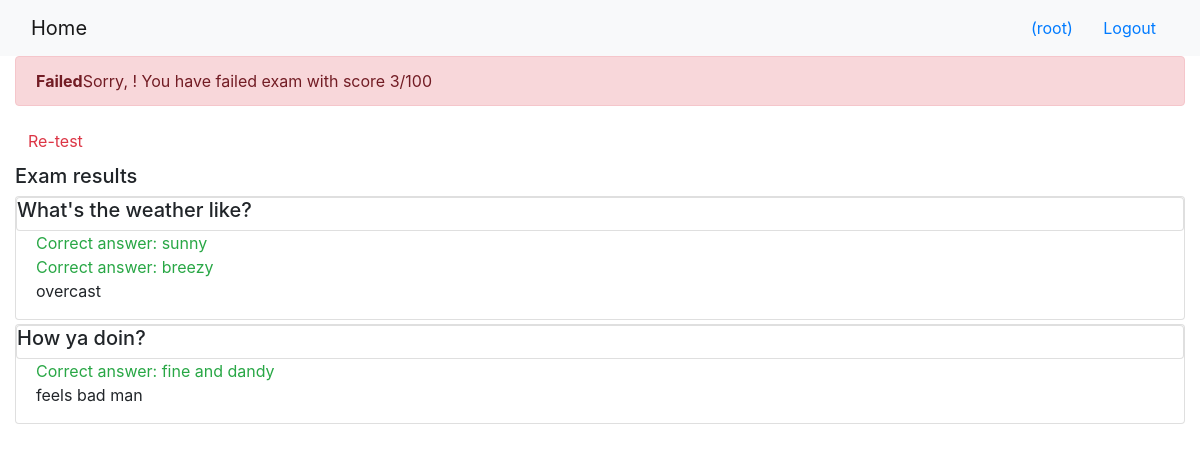
The page /onlinecourse/course/1/submission/1/result/ (signed in) on the database its author committed.
### onlinecourse/models.py (models this page shows)
class Question(models.Model):
    lesson = models.ForeignKey(Lesson, on_delete=models.CASCADE)
    course = models.ForeignKey(Course, on_delete=models.CASCADE)
    question_text = models.TextField()
    def is_get_score(self, selected_ids):
        all_answers = self.choice_set.filter(is_correct=True).count()
        selected_correct = self.choice_set.filter(is_correct=True, id__in=selected_ids).count()
        if all_answers == selected_correct:
            return True
        else:
            return False
    question_grade = models.BooleanField(is_get_score)

class Choice(models.Model):
    question = models.ForeignKey(Question, on_delete=models.CASCADE)
    choice_text = models.TextField()
    is_correct = models.BooleanField(default=False)

### onlinecourse/views.py (the view)
# urls.py: path('course/<int:course_id>/submission/<int:submission_id>/result/', views.show_exam_result, name='exam_result'),
def show_exam_result(request, course_id, submission_id):
    course=get_object_or_404(Course, pk=course_id)
    submission=Submission.objects.get(id=submission_id)
    context={}
    choices=submission.choices.all()
    exam_score = 0
    for choice in choices:
        if choice.is_correct:
            exam_score += choice.question.question_grade
    context['course']=course
    context['question_grade']=exam_score
    context['choices']=choices
    return render(request, 'onlinecourse/exam_result_bootstrap.html', context)

### onlinecourse/templates/onlinecourse/exam_result_bootstrap.html (shortened to what this page needs)
<!DOCTYPE html>
<html lang="en">
<head>
    {% load static %}
    <link rel="stylesheet" href="https://maxcdn.bootstrapcdn.com/bootstrap/4.5.2/css/bootstrap.min.css">
</head>
<body>
 <nav class="navbar navbar-light bg-light">
    <div class="container-fluid">
        <div class="navbar-header">
              <a class="navbar-brand" href="{% url 'onlinecourse:index' %}">Home</a>
        </div>
        <ul class="nav navbar-nav navbar-right">
            {% if user.is_authenticated %}
            <li>
                <a class="btn btn-link" href="#">{{ user.first_name }}({{ user.username }})</a>
                <a class="btn btn-link" href="{% url 'onlinecourse:logout' %}">Logout</a>
            </li>
            {% endif %}
        </ul>
    </div>
</nav>
<div class="container-fluid">
    {% if grade > 80 %}
    <div class="alert alert-success">
       <b>Congratulations, {{ user.first_name }}</b> You have passed the exam and completed the course with score {{ question_grade }}/100
    </div>
        {% else %}
        <div class="alert alert-danger">
            <b>Failed</b>Sorry, {{ user.first_name }}! You have failed exam with score {{ question_grade }}/100
        </div>
        <a class="btn btn-link text-danger" href="{% url 'onlinecourse:course_details' course.id %}">Re-test</a>
        {% endif %}
        <div class="card-columns-vertical mt-1">
        <h5 class="">Exam results</h5>
            {% for question in course.question_set.all %}
            <div class="card mt-1">
                <div class="card header"><h5>{{ question.question_text }}</h5></div>
                <div class="form-group">
                    {% for choice in question.choice_set.all %}
                    <div class="form-check">
                        {% if choice.is_correct and choice in choices %}
                        <div class="text-success">Correct answer: {{ choice.choice_text }}</div>
                        {% else %}{% if choice.is_correct and not choice in choices %}
                        <div class="text-warning">Not selected: {{ choice.choice_text }}</div>
                        {% else %}{% if not choice.is_correct and choice in choices %}
                        <div class="text-danger">Wrong answer: {{ choice.choice_text }}</div>
                        {% else %}
                        <div>{{ choice.choice_text }}</div>
                        {% endif %}{% endif %}{% endif %}
                    </div>
                    {% endfor %}
                </div>
            </div>
            {% endfor %}
        </div>
    </div>
</body>
</html>

### rows shown on the page
Question: question_text "What's the weather like?"
Choice: choice_text "sunny"
Choice: choice_text "breezy"
Choice: choice_text "overcast"
Question: question_text "How ya doin?"
Choice: choice_text "fine and dandy"
Choice: choice_text "feels bad man"

### other values the page prints
{{ user.username }} "root"
{{ question_grade }} "3"
